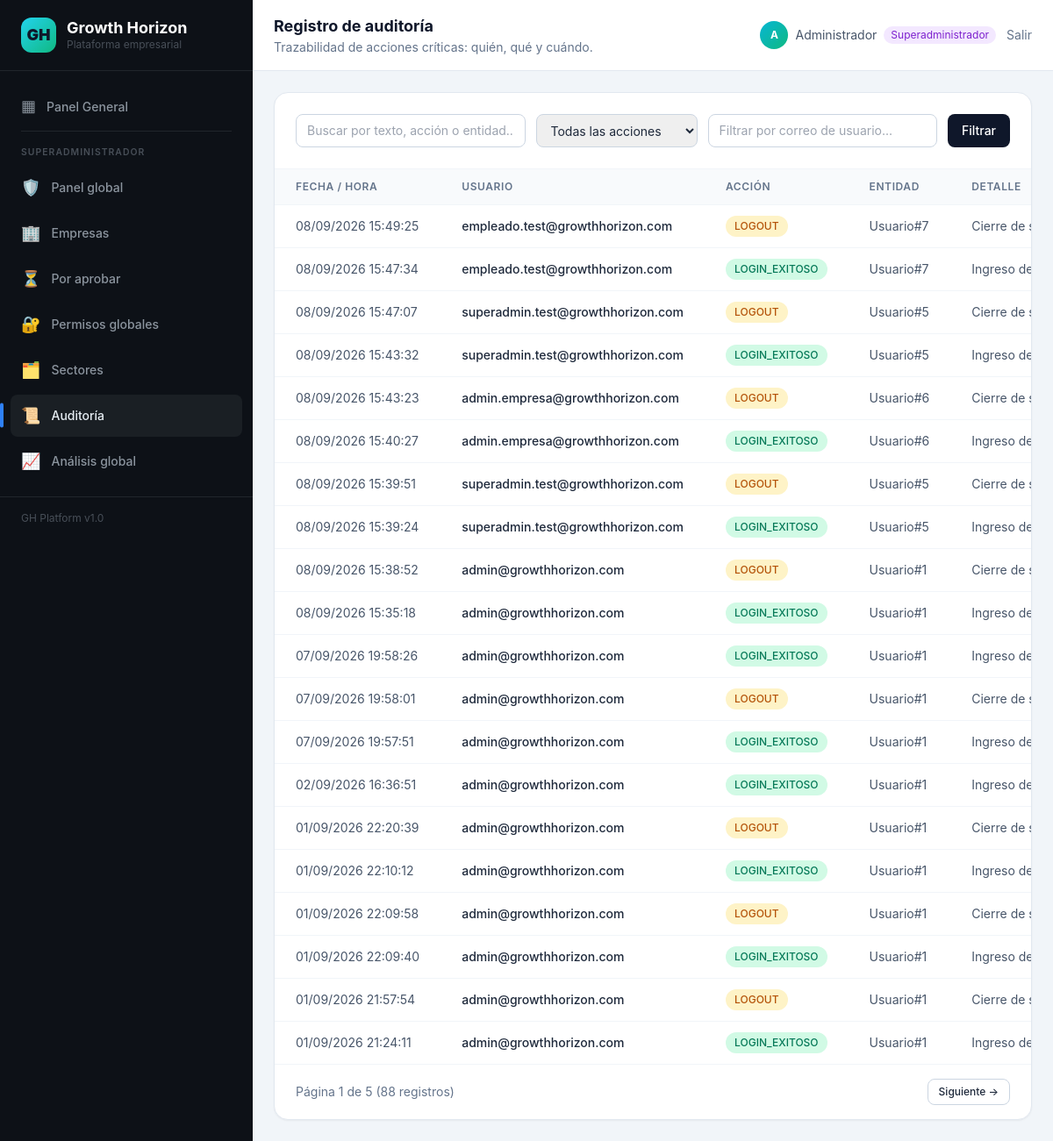
/seguridad/auditoria (signed in), run on an earlier commit of the app's database.
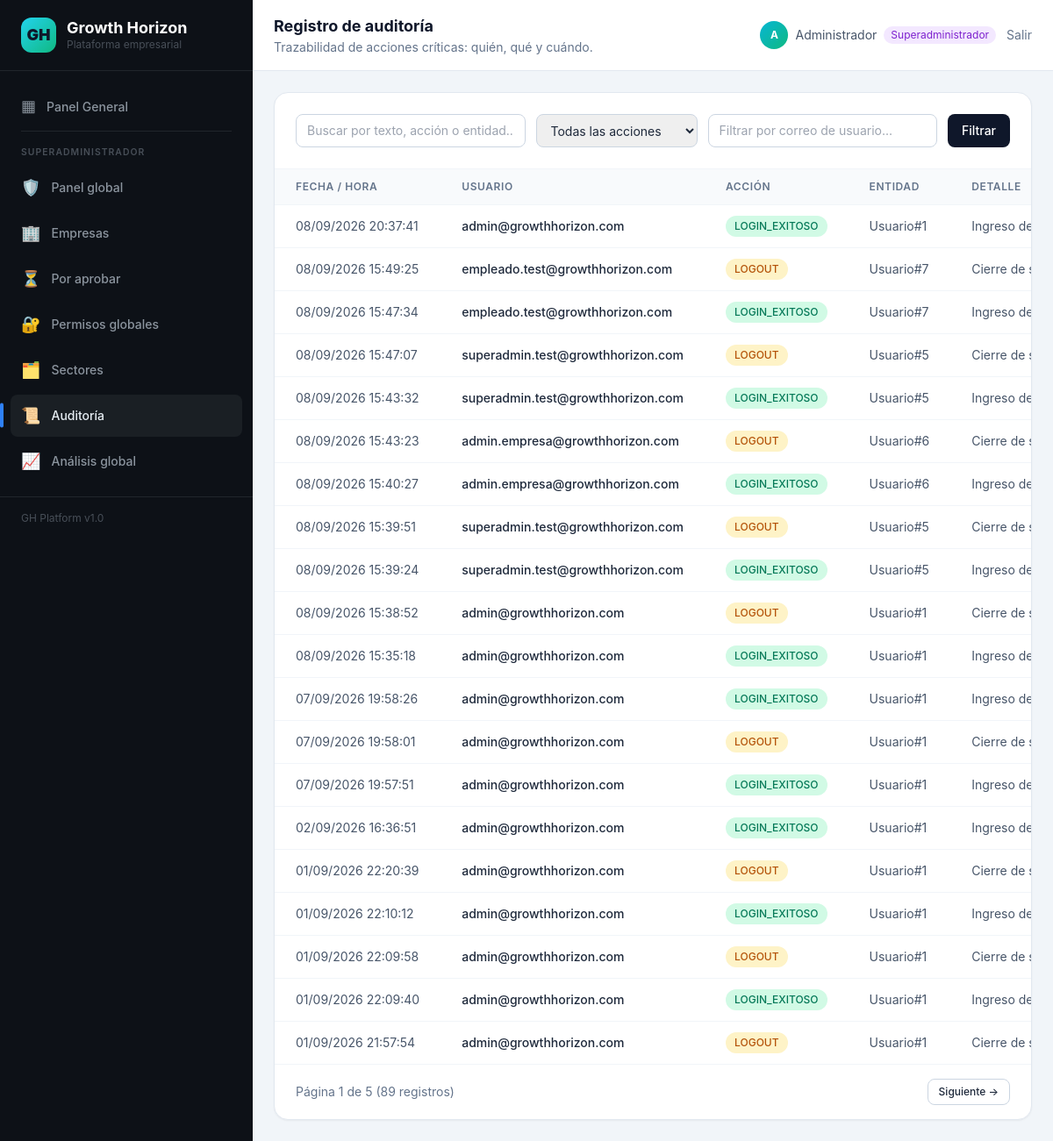
And on a later commit of the database.
### models/usuario.py (models this page shows, shortened)
class Usuario(UserMixin, TimestampMixin, db.Model):
    __tablename__ = "usuarios"
    id = db.Column(db.Integer, primary_key=True)
    nombre = db.Column(db.String(120), nullable=False)
    email = db.Column(db.String(180), unique=True, nullable=False, index=True)
    password_hash = db.Column(db.String(255), nullable=False)
    rol = db.Column(db.String(40), nullable=False, default=ROL_ANALISTA)
    cargo = db.Column(db.String(80), nullable=True)
    activo = db.Column(db.Boolean, nullable=False, default=True)
    sector_id = db.Column(db.Integer, db.ForeignKey("sectores.id"), nullable=True)
    empresa_id = db.Column(db.Integer, db.ForeignKey("empresas.id", ondelete="SET NULL"), nullable=True)
    ultimo_acceso = db.Column(db.DateTime, nullable=True)
    intentos_fallidos = db.Column(db.Integer, nullable=False, default=0)
    ultimo_intento_fallido = db.Column(db.DateTime, nullable=True)
    sector = db.relationship("Sector", backref=db.backref("usuarios", lazy="dynamic", passive_deletes=True))
    empresa = db.relationship("Empresa", backref=db.backref("usuarios", lazy="dynamic", passive_deletes=True))
    auditorias = db.relationship("Auditoria", backref="usuario", lazy="dynamic")
    @property
    def es_superadmin(self):
        return self.rol == ROL_SUPERADMIN
    @property
    def tiene_empresa(self):
        return self.empresa is not None
    @property
    def etiqueta_rol(self):
        from models.roles import ROLES_DISPONIBLES
        return ROLES_DISPONIBLES.get(self.rol, self.rol)

### models/auditoria.py (models this page shows, shortened)
class Auditoria(db.Model):
    __tablename__ = "auditoria"
    id = db.Column(db.Integer, primary_key=True)
    usuario_id = db.Column(db.Integer, db.ForeignKey("usuarios.id", ondelete="SET NULL"), nullable=True)
    accion = db.Column(db.String(60), nullable=False, index=True)
    entidad = db.Column(db.String(60), nullable=True)
    entidad_id = db.Column(db.Integer, nullable=True)
    detalle = db.Column(db.Text, nullable=True)
    ip_address = db.Column(db.String(45), nullable=True)
    user_agent = db.Column(db.String(255), nullable=True)
    created_at = db.Column(db.DateTime, default=datetime.utcnow, nullable=False, index=True)

### routes/seguridad.py (the view, shortened to what this page needs)
@seguridad_bp.route("/auditoria")
@login_required
@superadmin_requerido
def auditoria():
    pagina = request.args.get("page", 1, type=int)
    accion = request.args.get("accion", "").strip()
    email = request.args.get("usuario", "").strip()
    busqueda = request.args.get("q", "").strip()
    consulta = Auditoria.query.outerjoin(Usuario, Auditoria.usuario_id == Usuario.id)
    if accion:
        consulta = consulta.filter(Auditoria.accion == accion)
    if email:
        consulta = consulta.filter(Usuario.email.ilike(f"%{email}%"))
    registros = consulta.order_by(Auditoria.created_at.desc()).paginate(
        page=pagina, per_page=20, error_out=False
    )
    acciones = [r[0] for r in (Auditoria.query.with_entities(Auditoria.accion).distinct().all())]
    acciones.sort()
    return render_template(
        "seguridad/auditoria.html",
        registros=registros,
        acciones=acciones,
        accion=accion,
        email=email,
        busqueda=busqueda,
    )

### routes/decoradores.py (called while the page is built)
def superadmin_requerido(func):
    @wraps(func)
    def envoltura(*args, **kwargs):
        if not current_user.is_authenticated or current_user.rol != ROL_SUPERADMIN:
            _sin_acceso()
        return func(*args, **kwargs)
    return envoltura

### templates/seguridad/auditoria.html (shortened to what this page needs)
{% extends "base.html" %}
{% block cabecera %}Registro de auditoría{% endblock %}
{% block subcabecera %}Trazabilidad de acciones críticas: quién, qué y cuándo.{% endblock %}
{% block contenido %}
    <div class="bg-white rounded-2xl shadow-sm border border-slate-200 overflow-hidden">
        <div class="p-6 border-b border-slate-100">
            <form method="get" class="flex flex-col sm:flex-row gap-3">
                <input type="text" name="q" value="{{ busqueda }}"
                        placeholder="Buscar por texto, acción o entidad..."
                        class="flex-1 px-3 py-2 rounded-lg border border-slate-300 text-sm focus:border-cyan-500 focus:ring-1 focus:ring-cyan-500 outline-none">
                <select name="accion" class="px-3 py-2 rounded-lg border border-slate-300 text-sm focus:border-cyan-500 outline-none">
                    <option value="">Todas las acciones</option>
                </select>
                <input type="text" name="usuario" value="{{ email }}"
                        placeholder="Filtrar por correo de usuario..."
                        class="flex-1 sm:max-w-xs px-3 py-2 rounded-lg border border-slate-300 text-sm focus:border-cyan-500 focus:ring-1 focus:ring-cyan-500 outline-none">
                <button type="submit" class="px-4 py-2 rounded-lg bg-slate-900 text-white text-sm font-medium hover:bg-slate-700 transition">Filtrar</button>
            </form>
        </div>
        <div class="overflow-x-auto">
            <table class="w-full text-sm">
                <thead>
                    <tr class="text-left text-xs uppercase tracking-wider text-slate-500 border-b border-slate-100 bg-slate-50">
                        <th class="px-6 py-3 font-semibold">Fecha / hora</th>
                        <th class="px-6 py-3 font-semibold">Usuario</th>
                        <th class="px-6 py-3 font-semibold">Acción</th>
                        <th class="px-6 py-3 font-semibold">Entidad</th>
                        <th class="px-6 py-3 font-semibold">Detalle</th>
                    </tr>
                </thead>
                <tbody class="divide-y divide-slate-100">
                {% for reg in registros.items %}
                    <tr class="hover:bg-slate-50 transition">
                        <td class="px-6 py-3 text-slate-600 whitespace-nowrap">{{ reg.created_at.strftime('%d/%m/%Y %H:%M:%S') }}</td>
                        <td class="px-6 py-3">
                            {% if reg.usuario %}
                                <span class="font-medium text-slate-800">{{ reg.usuario.email }}</span>
                            {% else %}
                                <span class="text-slate-400">Anónimo</span>
                            {% endif %}
                        </td>
                        <td class="px-6 py-3">
                            <span class="inline-block px-2.5 py-1 rounded-full text-xs font-medium
                                {% if reg.accion == 'LOGIN_EXITOSO' %}bg-emerald-100 text-emerald-700
                                {% elif reg.accion == 'LOGIN_FALLIDO' %}bg-red-100 text-red-700
                                {% elif reg.accion == 'LOGOUT' or reg.accion == 'DELETE' %}bg-amber-100 text-amber-700
                                {% elif reg.accion == 'INSERT' %}bg-sky-100 text-sky-700
                                {% elif reg.accion == 'UPDATE' %}bg-indigo-100 text-indigo-700
                                {% else %}bg-slate-100 text-slate-700{% endif %}">
                                {{ reg.accion }}
                            </span>
                        </td>
                        <td class="px-6 py-3 text-slate-600">
                            {{ reg.entidad or '—' }}{% if reg.entidad_id %}#{{ reg.entidad_id }}{% endif %}
                        </td>
                        <td class="px-6 py-3 text-slate-600 max-w-[260px]">
                            <span class="block truncate" title="{{ reg.detalle }}">{{ reg.detalle or '—' }}</span>
                        </td>
                    </tr>
                {% else %}
                    <tr>
                        <td colspan="6" class="px-6 py-12 text-center text-slate-400 text-sm">No hay registros con esos filtros.</td>
                    </tr>
                {% endfor %}
                </tbody>
            </table>
        </div>
        {% if registros.pages > 1 %}
        <div class="px-6 py-4 border-t border-slate-100 flex items-center justify-between">
            <p class="text-sm text-slate-500">
                Página {{ registros.page }} de {{ registros.pages }}
                ({{ registros.total }} registros)
            </p>
            <div class="flex gap-2">
                {% if registros.has_next %}
                    <a href="{{ url_for('seguridad.auditoria', page=registros.next_num, accion=accion, usuario=email, q=busqueda) }}"
                        class="px-3 py-1.5 rounded-lg border border-slate-300 text-xs font-medium hover:bg-slate-50 transition">Siguiente &rarr;</a>
                {% endif %}
            </div>
        </div>
        {% endif %}
    </div>
{% endblock %}

### templates/base.html (shortened to what this page needs)
<!DOCTYPE html>
<html lang="es" class="h-full">
<head>
    <script src="https://cdn.tailwindcss.com"></script>
    <link rel="stylesheet" href="https://cdnjs.cloudflare.com/ajax/libs/animate.css/4.1.1/animate.min.css" />
    <link rel="stylesheet" href="{{ url_for('static', filename='css/ripple.css') }}" />
</head>
<body class="h-full bg-slate-100 text-slate-800 antialiased">
    <div class="flex h-screen overflow-hidden" x-data="{ empresaMenu: true }">
        <aside class="w-72 flex-col shrink-0 gh-sidebar" x-show="empresaMenu">
            <div class="flex items-center gap-3 px-6 py-5 border-b" style="border-color: #21262C;">
                <div
                    class="w-10 h-10 rounded-xl bg-gradient-to-br from-cyan-400 to-emerald-500 flex items-center justify-center text-lg font-black text-slate-900">
                    GH</div>
                <div>
                    <h1 class="text-white font-bold text-lg leading-tight">Growth Horizon</h1>
                    <p class="text-xs" style="color: #484f58;">Plataforma empresarial</p>
                </div>
            </div>
            <nav class="flex-1 overflow-y-auto scrollbar-thin px-3 py-4 space-y-1">
                <a href="{{ url_for('main.dashboard') }}"
                    class="gh-nav-item {% if request.endpoint == 'main.dashboard' %}gh-active{% endif %}">
                    <span class="text-lg">▦</span> Panel General
                </a>
                {% if current_user.is_authenticated and current_user.es_superadmin %}
                <div class="gh-divider"></div>
                <p class="gh-section-label">Superadministrador</p>
                <a href="{{ url_for('superadmin.panel') }}"
                    class="gh-nav-item {% if request.endpoint and request.endpoint.startswith('superadmin') %}gh-active{% endif %}">
                    <span class="text-lg">🛡️</span> Panel global
                </a>
                <a href="{{ url_for('superadmin.empresas') }}"
                    class="gh-nav-item {% if request.endpoint == 'superadmin.empresas' %}gh-active{% endif %}">
                    <span class="text-lg">🏢</span> Empresas
                </a>
                <a href="{{ url_for('superadmin.empresas_pendientes') }}"
                    class="gh-nav-item {% if request.endpoint == 'superadmin.empresas_pendientes' %}gh-active{% endif %}">
                    <span class="flex items-center gap-3 flex-1"><span class="text-lg">⏳</span> Por aprobar</span>
                </a>
                <a href="{{ url_for('superadmin.permisos') }}"
                    class="gh-nav-item {% if request.endpoint == 'superadmin.permisos' %}gh-active{% endif %}">
                    <span class="text-lg">🔐</span> Permisos globales
                </a>
                <a href="{{ url_for('sectores.listar') }}"
                    class="gh-nav-item {% if request.endpoint and request.endpoint.startswith('sectores') %}gh-active{% endif %}">
                    <span class="text-lg">🗂️</span> Sectores
                </a>
                <a href="{{ url_for('seguridad.auditoria') }}"
                    class="gh-nav-item {% if request.endpoint and request.endpoint.startswith('seguridad') %}gh-active{% endif %}">
                    <span class="text-lg">📜</span> Auditoría
                </a>
                <a href="{{ url_for('analisis.principal') }}"
                    class="gh-nav-item {% if request.endpoint == 'analisis.principal' %}gh-active{% endif %}">
                    <span class="text-lg">📈</span> Análisis global
                </a>
                {% endif %}
            </nav>
            <div class="gh-sidebar-footer px-6 py-4 text-xs">
                GH Platform v1.0
            </div>
        </aside>
        <div class="flex-1 flex flex-col overflow-hidden pt-14 md:pt-0">
            <header class="bg-white border-b border-slate-200 px-6 py-4 flex items-center justify-between">
                <div>
                    <h2 class="text-lg font-bold text-slate-900">{% block cabecera %}{% endblock %}</h2>
                    <p class="text-sm text-slate-500">{% block subcabecera %}{% endblock %}</p>
                </div>
                <div class="flex items-center gap-3">
                    {% if current_user.is_authenticated %}
                    <span class="hidden sm:inline-flex items-center gap-2 text-sm text-slate-600">
                        <span
                            class="w-8 h-8 rounded-full bg-gradient-to-br from-cyan-500 to-emerald-500 text-white flex items-center justify-center text-xs font-bold">
                            {{ current_user.nombre[:1] | upper }}
                        </span>
                        {{ current_user.nombre }}
                        <span
                            class="px-2 py-0.5 text-xs rounded-full
                            {% if current_user.es_superadmin %}bg-purple-100 text-purple-700
                            {% elif current_user.es_admin_empresa %}bg-emerald-100 text-emerald-700
                            {% elif current_user.es_empleado %}bg-sky-100 text-sky-700
                            {% else %}bg-slate-100 text-slate-700{% endif %}">
                            {{ current_user.etiqueta_rol }}
                        </span>
                    </span>
                    <a href="{{ url_for('auth.logout') }}"
                        class="text-sm text-slate-500 hover:text-red-600 transition">Salir</a>
                    {% endif %}
                </div>
            </header>
            <main class="flex-1 overflow-y-auto scrollbar-thin p-6">
                {% block contenido %}{% block content %}{% endblock %}{% endblock %}
            </main>
        </div>
    </div>
</body>
</html>

### templates/base.html (style rules this page uses)
body { font-family: 'Inter', system-ui, -apple-system, sans-serif; }
.gh-sidebar { background-color: #0D1117; }
.gh-sidebar .gh-nav-item { position: relative; display: flex; align-items: center; gap: 0.75rem; padding: 0.625rem 0.75rem; border-radius: 0.5rem; font-size: 0.875rem; font-weight: 500; color: #8b949e; background-color: transparent; cursor: pointer; transition: background-color 300ms ease, color 200ms ease, filter 300ms ease, transform 300ms ease; }
.gh-sidebar .gh-nav-item:active, .gh-sidebar .gh-nav-item.gh-active { background-color: #1A1F24; color: #e6edf3; outline: none; }
.gh-sidebar .gh-nav-item::before { content: ""; position: absolute; top: 50%; left: -12px; width: 4px; height: 0; background-color: #2F81F7; border-radius: 4px; transform: translateY(-50%); opacity: 0; transition: height 250ms cubic-bezier(0.25, 0.8, 0.25, 1), opacity 250ms ease; }
.gh-sidebar .gh-nav-item:active::before, .gh-sidebar .gh-nav-item.gh-active::before { height: 60%; opacity: 1; }
.gh-sidebar .gh-section-label { padding: 0.75rem 0.75rem 0.25rem; font-size: 0.65rem; font-weight: 600; text-transform: uppercase; letter-spacing: 0.1em; color: #484f58; }
.gh-sidebar .gh-divider { height: 1px; background-color: #21262C; margin: 0.5rem 0.75rem; }
.gh-sidebar-footer { border-top: 1px solid #21262C; color: #484f58; }

What changed in the data, as far as the page shows it:
no longer on this page (row unchanged): Auditoria: created_at "01/09/2026 21:24:11", usuario.email "admin@growthhorizon.com", accion "LOGIN_EXITOSO", entidad "Usuario", entidad_id "1", detalle "Ingreso de admin@growthhori…"
added Auditoria: created_at "08/09/2026 20:37:41", usuario.email "admin@growthhorizon.com", accion "LOGIN_EXITOSO", entidad "Usuario", entidad_id "1", detalle "Ingreso de admin@growthhori…"
Also different on the page:
{{ registros.total }}: "88" → "89"
